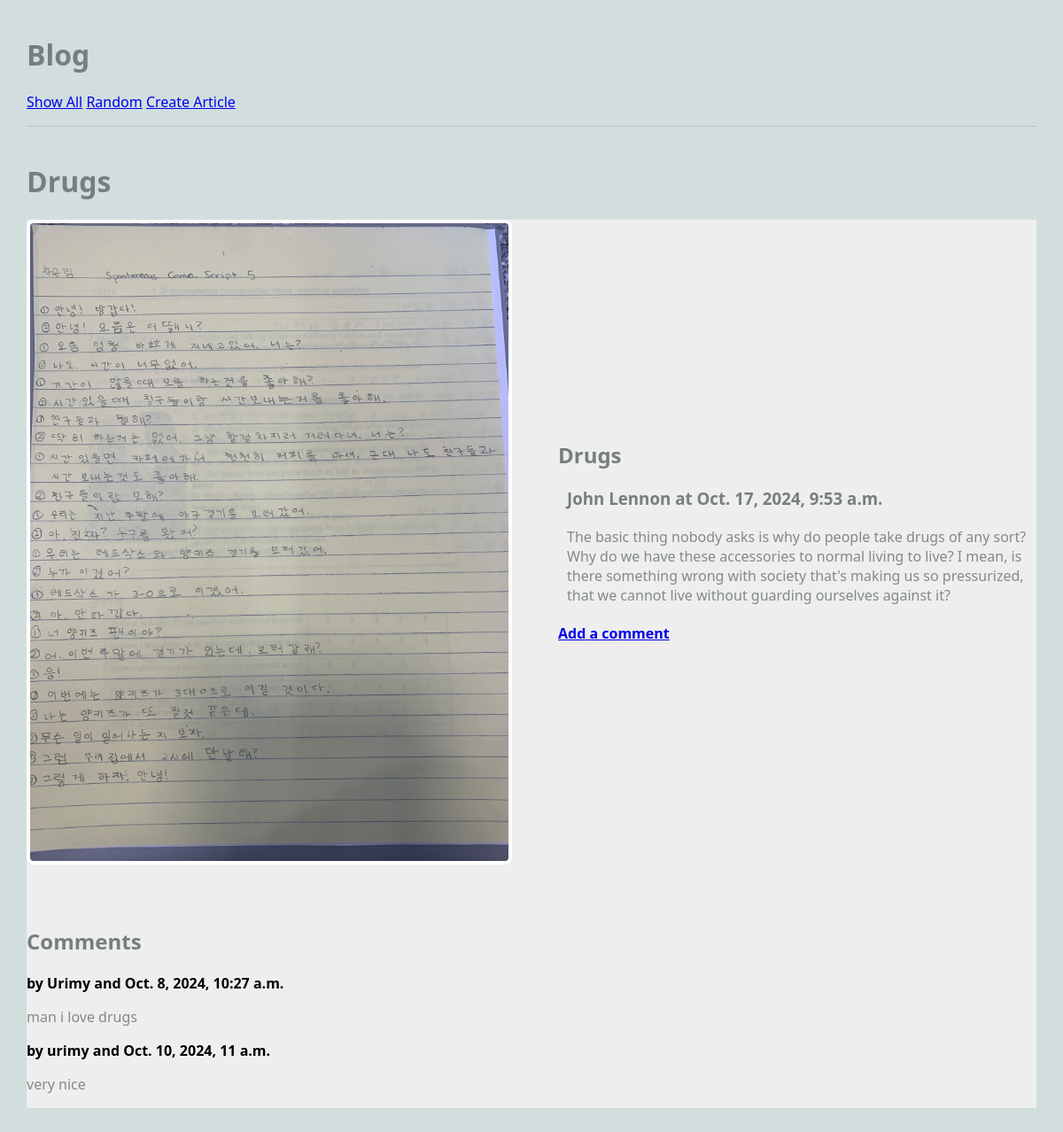
Screenshot of /blog/ with the database file from the repository.
### blog/models.py (models this page shows, shortened)
class Article(models.Model):
    title = models.TextField(blank=False)
    author = models.TextField(blank=False)
    text = models.TextField(blank=False)
    published = models.DateTimeField(auto_now=True)
    image_file = models.ImageField(blank=True)
    def get_comments(self):
        comments = Comment.objects.filter(article=self)     # could have used pk of this object or just self
        return comments

class Comment(models.Model):
    article = models.ForeignKey("Article", on_delete=models.CASCADE)
    author = models.TextField(blank=False)
    text = models.TextField(blank=False)
    published = models.DateTimeField(auto_now=True)
    def __str__(self):
        return f'{self.text}'

### blog/views.py (the view)
# urls.py: path(r'', views.RandomArticleView.as_view(), name = "random"),
class RandomArticleView(DetailView):
    model = Article
    template_name = 'blog/article.html'
    context_object_name = 'article'
    def get_object(self):
        all_articles = Article.objects.all()
        return random.choice(all_articles)

### blog/templates/blog/article.html
{% extends 'blog/base.html' %}
{% block content %}
<h1>{{article.title}}</h1>
<main class="grid-container">
    <article class='featured'>
        <img src="{{article.image_file.url}}" alt="not available">
        <div>
            <h2>{{article.title}}</h2>
            <h3>{{article.author}} at {{article.published}}</h3>
            <p>
                {{article.text}}
            </p>
            <h4><a href="{% url 'create_comment' article.pk %}">
                Add a comment</a>
            </h4>
        </div>
    </article>
    <div>
        {% if article.get_comments %}
            <h2>Comments</h2>
            {% for c in article.get_comments %}
            <div>
                <strong>by {{c.author}} and {{c.published}} </strong>
                <p>
                    {{c.text}}
                </p>
            </div>
            {% endfor %}
        {% else %}
            <div>
                <h2>No comments</h2>
            </div>
        {% endif %}
    </div>
</main>
{% endblock %}

### static/styles-blog.css (style rules this page uses)
body { margin: 30px; background: #d1dedd; font-family:'Segoe UI', Tahoma, Geneva, Verdana, sans-serif; }
h1, h2, h3 { color: #767f7e; }
p { color: #828b82; }
.grid-container { background: #eee; max-width: 900px; display: grid; grid-template-columns: repeat(3, 1fr); grid-gap: 10px; max-width: 1200px; margin: 20px auto; }
article.featured { grid-column: span 3; display: grid; gap: 60px; grid-template-columns: 1fr 1fr; align-items: center; border-bottom: 1px #bbc7c7; padding-bottom: 40px; }
article img, article.featured img { width: 100%; border: 4px solid #fff; border-radius: 8px; }
article p, article h3 { margin: 20px 10px; }

### rows the page displays
Article: title "Drugs", image_file (picture), author "John Lennon", published "Oct. 17, 2024, 9:53 a.m.", text "The basic thing nobody asks is why do people take drugs of any sort? Why do we have these accessories to normal living to live? I mean, is there something wrong with society that's making us so pressurized, that we cannot live without guarding ourselves against it?"
Comment: author "Urimy", published "Oct. 8, 2024, 10:27 a.m.", text "man i love drugs"
Comment: author "urimy", published "Oct. 10, 2024, 11 a.m.", text "very nice"
